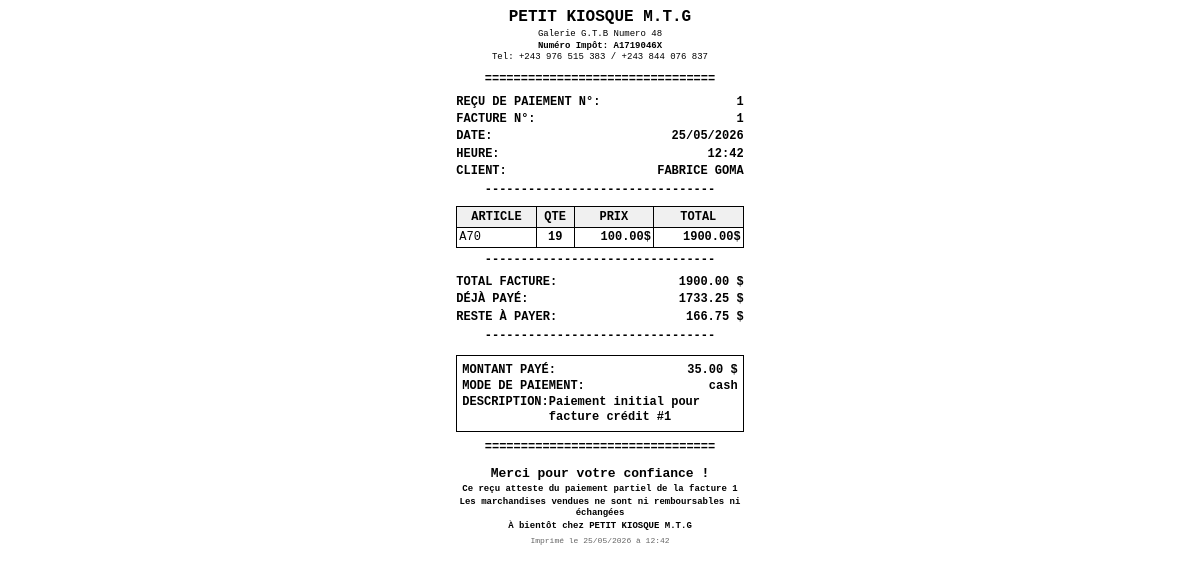
The page /paiements/1/imprimer_recu (signed in) on the database its author committed.
### app/models.py (models this page shows, shortened)
class Paiements(db.Model):
    __tablename__ = 'paiements'
    id = db.Column(db.Integer, primary_key=True)
    facture_id = db.Column(db.Integer, db.ForeignKey('factures.id'), nullable=False)
    montant = db.Column(db.Float, nullable=False)
    date_paiement = db.Column(db.DateTime, nullable=False, default=datetime.now)
    description = db.Column(db.String(200))
    mode_paiement = db.Column(db.String(50), default='cash')
    facture = db.relationship('Factures', backref=db.backref('paiements', lazy=True))

class Factures(db.Model):
    __tablename__ = 'factures'
    id = db.Column(db.Integer, primary_key=True)
    client_id = db.Column(db.Integer, db.ForeignKey('clients.id'), nullable=True)
    nom_client = db.Column(db.String(100), nullable=False)
    montant_total = db.Column(db.Float, nullable=False)
    date_facture = db.Column(db.DateTime, default=datetime.utcnow)
    paiement_credit = db.Column(db.Boolean, default=False)
    montant_cash = db.Column(db.Float, default=0)
    montant_credit = db.Column(db.Float, default=0)
    a_ete_en_credit = db.Column(db.Boolean, default=False)
    type_livraison = db.Column(db.String(20), default='sur_place')
    lieu_retrait = db.Column(db.String(50), nullable=True)
    annulee = db.Column(db.Boolean, default=False)
    date_annulation = db.Column(db.DateTime, nullable=True)
    vendeur_id = db.Column(db.Integer, db.ForeignKey('user.id'), nullable=True)
    client = db.relationship('Clients', backref='factures', lazy=True)
    vendeur = db.relationship('User', foreign_keys=[vendeur_id])
    ventes = db.relationship('Ventes', backref='facture', lazy=True)

class Ventes(db.Model):
    __tablename__ = 'ventes'
    id = db.Column(db.Integer, primary_key=True)
    produit_id = db.Column(db.Integer, db.ForeignKey('produits.id'), nullable=False)
    facture_id = db.Column(db.Integer, db.ForeignKey('factures.id'), nullable=False)
    quantite = db.Column(db.Integer, nullable=False)
    montant_total = db.Column(db.Float, nullable=False)
    prix_achat_unitaire = db.Column(db.Float, nullable=True)
    prix_catalogue_unitaire = db.Column(db.Float, nullable=True)
    produit = db.relationship('Produits', backref='ventes')
    benefice = db.relationship('Benefices', backref='vente', uselist=False)

class Produits(db.Model):
    __tablename__ = 'produits'
    id = db.Column(db.Integer, primary_key=True)
    nom = db.Column(db.String(100), nullable=False)
    description = db.Column(db.String(200))
    prix = db.Column(db.Float, nullable=False)
    prix_achat = db.Column(db.Float, nullable=False)
    quantite = db.Column(db.Integer, nullable=False)
    quantite_depot = db.Column(db.Integer, default=0)
    en_route = db.Column(db.Integer, default=0)

### app/routes.py (the view)
@bp.route('/paiements/<int:paiement_id>/imprimer_recu')
@login_required
@permission_required('gestion_ventes')
def imprimer_recu_paiement(paiement_id):
    paiement = Paiements.query.get_or_404(paiement_id)
    facture = paiement.facture
    ventes = Ventes.query.filter_by(facture_id=facture.id).all()
    return render_template('recu_paiement.html',
                         paiement=paiement,
                         facture=facture,
                         ventes=ventes)

### app/models.py (called while the page is built)
    def is_admin(self):
        return self.role == 'admin'

    def has_permission(self, permission):
        if self.is_admin():
            return True
        if not self.permissions:
            return False
        if permission in self.permissions:
            return True
        return any(alias in self.permissions for alias in self.PERMISSION_ALIASES.get(permission, ()))

### app/routes.py (called while the page is built)
def peut_voir_couts(user):
    return bool(user and user.is_authenticated and user.has_permission('voir_benefice'))

def permission_required(permission):
    def decorator(f):
        @wraps(f)
        def decorated_function(*args, **kwargs):
            if not current_user.has_permission(permission):
                flash("Accès refusé. Vous n'avez pas les permissions nécessaires.", 'danger')
                return redirect(url_for('routes.index'))
            return f(*args, **kwargs)
        return decorated_function
    return decorator

@bp.context_processor
def inject_common_variables():
    common_vars = {'factures_credit_count': 0, 'peut_voir_couts': peut_voir_couts(current_user)}
    try:
        if current_user.is_authenticated and hasattr(current_user, 'has_permission'):
            if current_user.has_permission('voir_historique_vente'):
                common_vars['factures_credit_count'] = Factures.query.filter(
                    Factures.montant_credit > 0,
                    or_(Factures.annulee == False, Factures.annulee.is_(None))
                ).count()
    except Exception as e:
        logger.warning(f"Erreur dans le context processor: {e}")
        common_vars['factures_credit_count'] = 0
    return common_vars

@login_manager.user_loader
def load_user(user_id):
    return User.query.get(int(user_id))

### app/templates/recu_paiement.html (shortened to what this page needs)
<!DOCTYPE html>
<html>
<head>
</head>
<body>
    <div class="receipt-header text-center">
        <div class="company-name text-bold">PETIT KIOSQUE M.T.G</div>
        <div class="company-details">Galerie G.T.B Numero 48</div>
        <div class="company-details text-bold">Numéro Impôt: A1719046X</div>
        <div class="company-details">Tel: +243 976 515 383 / +243 844 076 837</div>
    </div>
    <div class="receipt-divider">================================</div>
    <div class="receipt-info">
        <div class="info-line">
            <span class="text-bold">REÇU DE PAIEMENT N°:</span>
            <span class="text-bold">{{ paiement.id }}</span>
        </div>
        <div class="info-line">
            <span class="text-bold">FACTURE N°:</span>
            <span class="text-bold">{{ facture.id }}</span>
        </div>
        <div class="info-line">
            <span class="text-bold">DATE:</span>
            <span class="text-bold">{{ paiement.date_paiement.strftime('%d/%m/%Y') }}</span>
        </div>
        <div class="info-line">
            <span class="text-bold">HEURE:</span>
            <span class="text-bold">{{ paiement.date_paiement.strftime('%H:%M') }}</span>
        </div>
        <div class="info-line">
            <span class="text-bold">CLIENT:</span>
            <span class="text-bold">{{ facture.nom_client }}</span>
        </div>
    </div>
    <div class="receipt-divider">--------------------------------</div>
    <div class="items-section">
        <table class="items-table">
            <thead>
                <tr>
                    <th class="text-center">ARTICLE</th>
                    <th class="text-center">QTE</th>
                    <th class="text-center">PRIX</th>
                    <th class="text-center">TOTAL</th>
                </tr>
            </thead>
            <tbody>
                {% for vente in ventes %}
                <tr>
                    <td class="text-left">{{ vente.produit.nom }}</td>
                    <td class="text-center text-bold">{{ vente.quantite }}</td>
                    <td class="text-right text-bold">{{ "%.2f"|format(vente.montant_total/vente.quantite) }}$</td>
                    <td class="text-right text-bold">{{ "%.2f"|format(vente.montant_total) }}$</td>
                </tr>
                {% endfor %}
            </tbody>
        </table>
    </div>
    <div class="receipt-divider">--------------------------------</div>
    <div class="receipt-info">
        <div class="info-line">
            <span class="text-bold">TOTAL FACTURE:</span>
            <span class="text-bold">{{ "%.2f"|format(facture.montant_total) }} $</span>
        </div>
        <div class="info-line">
            <span class="text-bold">DÉJÀ PAYÉ:</span>
            <span class="text-bold text-success">{{ "%.2f"|format(facture.montant_cash) }} $</span>
        </div>
        <div class="info-line">
            <span class="text-bold">RESTE À PAYER:</span>
            <span class="text-bold text-danger">{{ "%.2f"|format(facture.montant_credit) }} $</span>
        </div>
    </div>
    <div class="receipt-divider">--------------------------------</div>
    <div class="framed-section">
        <div class="payment-line">
            <span class="text-bold">MONTANT PAYÉ:</span>
            <span class="text-bold text-success">{{ "%.2f"|format(paiement.montant) }} $</span>
        </div>
        <div class="payment-line">
            <span class="text-bold">MODE DE PAIEMENT:</span>
            <span class="text-bold text-capitalize">{{ paiement.mode_paiement }}</span>
        </div>
        {% if paiement.description %}
        <div class="payment-line">
            <span class="text-bold">DESCRIPTION:</span>
            <span class="text-bold">{{ paiement.description }}</span>
        </div>
        {% endif %}
    </div>
    <div class="receipt-divider">================================</div>
    <div class="receipt-footer">
        <div class="thank-you">Merci pour votre confiance !</div>
        <div class="return-policy text-bold">Ce reçu atteste du paiement partiel de la facture {{ facture.id }}</div>
        <div class="return-policy text-bold">Les marchandises vendues ne sont ni remboursables ni échangées</div>
        <div class="return-policy text-bold">À bientôt chez PETIT KIOSQUE M.T.G</div>
        <div class="print-date">{{ paiement.date_paiement.strftime('Imprimé le %d/%m/%Y à %H:%M') }}</div>
    </div>
</body>
</html>

### app/templates/recu_paiement.html (style rules this page uses)
* { margin: 0; padding: 0; box-sizing: border-box; }
body { font-family: 'Courier New', monospace; font-size: 12px; line-height: 1.2; width: 80mm; margin: 0 auto; padding: 2mm; background: white; color: black; }
.text-center { text-align: center; }
.text-left { text-align: left; }
.text-right { text-align: right; }
.text-bold { font-weight: bold; }
.receipt-header { margin-bottom: 5px; padding-bottom: 3px; }
.company-name { font-size: 16px; font-weight: bold; margin-bottom: 2px; text-transform: uppercase; }
.company-details { font-size: 9px; margin: 1px 0; }
.receipt-divider { text-align: center; margin: 5px 0; font-weight: bold; padding-bottom: 3px; }
.info-line { display: flex; justify-content: space-between; margin: 3px 0; }
.items-table { width: 100%; border-collapse: collapse; margin: 5px 0; }
.items-table th { border: 1px solid black; padding: 3px 2px; font-weight: bold; background-color: #f0f0f0; }
.items-table td { border: 1px solid black; padding: 2px 2px; }
.framed-section { border: 1px solid black; padding: 5px; margin: 8px 0; }
.payment-line { display: flex; justify-content: space-between; margin: 2px 0; }
.receipt-footer { margin-top: 8px; text-align: center; }
.thank-you { font-weight: bold; font-size: 13px; margin: 3px 0; }
.return-policy { font-size: 9px; margin: 2px 0; }
.print-date { font-size: 8px; color: #666; margin-top: 5px; }

### rows shown on the page
Paiements: id "1", date_paiement "25/05/2026", date_paiement "12:42", montant "35.00", mode_paiement "cash", description "Paiement initial pour facture crédit #1", date_paiement "Imprimé le 25/05/2026 à 12:42"
Factures: id "1", nom_client "FABRICE GOMA", montant_total "1900.00", montant_cash "1733.25", montant_credit "166.75"
Ventes: produit.nom "A70", quantite "19", vente.montant_total/vente.quantite "100.00", montant_total "1900.00"
